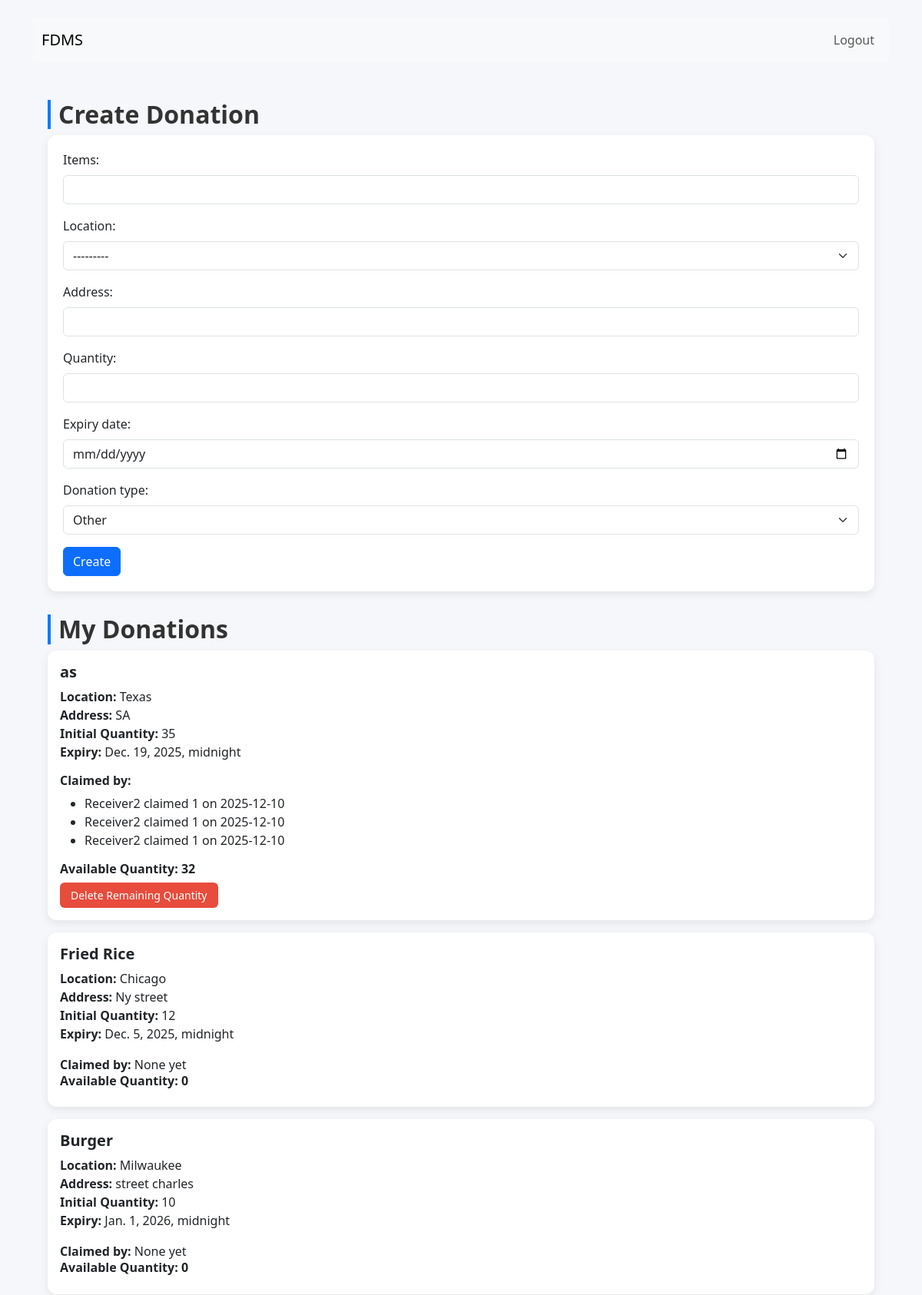
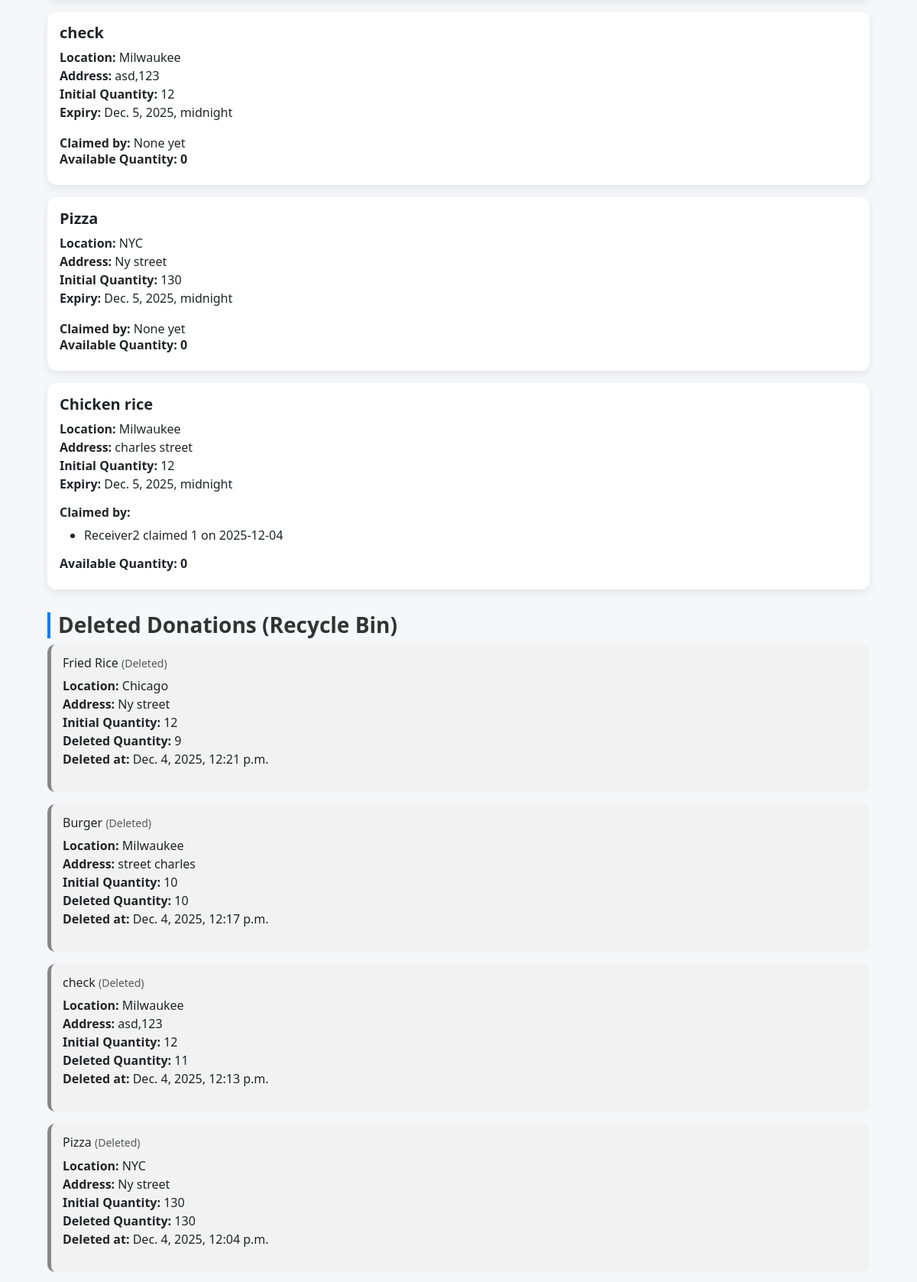
Page /donor/ (signed in, upper part) on the committed database (2 pictures, top to bottom).
### core/models.py (models this page shows, shortened)
class Donation(models.Model):
    STATUS_CHOICES = [
        ("available", "Available"),
        ("claimed", "Claimed"),
    ]
    title = models.CharField(max_length=255)
    location = models.ForeignKey(
        Location,
        null=True,
        blank=True,
        on_delete=models.SET_NULL,
        related_name="donations",
    )
    address = models.CharField(max_length=500, blank=True, null=True)
    initial_quantity = models.PositiveIntegerField()
    available_quantity = models.PositiveIntegerField(blank=True, null=True)
    deleted_quantity = models.PositiveIntegerField(default=0)  # <--- store remaining quantity
    is_deleted = models.BooleanField(default=False)
    deleted_at = models.DateTimeField(null=True, blank=True)
    deleted_by = models.ForeignKey(User, null=True, blank=True, on_delete=models.SET_NULL, related_name='deleted_donations')
    expiry_date = models.DateTimeField(blank=True, null=True)
    donation_type = models.CharField(max_length=50, blank=True, null=True)
    status = models.CharField(max_length=20, choices=STATUS_CHOICES, default="available")
    donor = models.ForeignKey(
        settings.AUTH_USER_MODEL,
        related_name="donations",
        on_delete=models.CASCADE,
        null=True,
        blank=True,
    )
    claimed_by = models.ForeignKey(
        settings.AUTH_USER_MODEL,
        related_name="claimed_donations",
        null=True,
        blank=True,
        on_delete=models.SET_NULL,
    )
    created_at = models.DateTimeField(auto_now_add=True)
    updated_at = models.DateTimeField(auto_now=True)
    is_deleted = models.BooleanField(default=False)
    deleted_at = models.DateTimeField(null=True, blank=True)
    deleted_by = models.ForeignKey(
        settings.AUTH_USER_MODEL,
        null=True,
        blank=True,
        on_delete=models.SET_NULL,
        related_name="deleted_donations",
    )
    deleted_quantity = models.PositiveIntegerField(default=0)
    class Meta:
        ordering = ["-created_at"]
        verbose_name = "Donation"
        verbose_name_plural = "Donations"

class Location(models.Model):
    name = models.CharField(max_length=255, unique=True)
    def __str__(self):
        return self.name

class Claim(models.Model):
    donation = models.ForeignKey(Donation, related_name="claims", on_delete=models.CASCADE)
    claimer = models.ForeignKey(settings.AUTH_USER_MODEL, related_name="claims", on_delete=models.CASCADE)
    quantity = models.PositiveIntegerField()
    created_at = models.DateTimeField(auto_now_add=True)

### core/views.py (the view)
# urls.py: path('donor/', views.donor_dashboard, name='donor_dashboard'),
@login_required
@user_passes_test(is_donor, login_url='/donor/login/')
def donor_dashboard(request):
    user = request.user
    donations_qs = Donation.objects.annotate(
        claimed_qty=Coalesce(Sum('claims__quantity'),0)
    )
    your_donations = (
    donations_qs.filter(donor=user)
    .annotate(
        fully_claimed=Case(
            When(claimed_qty__gte=F('initial_quantity'), then=True),
            default=False,
            output_field=BooleanField()
        )
    )
    .order_by('-created_at')
)
    from django.core.paginator import Paginator
    paginator = Paginator(your_donations, 20)
    page = request.GET.get('page', 1)
    donations = paginator.get_page(page)
    deleted_donations = donations_qs.filter(
        donor=user,
        is_deleted=True
    ).order_by('-deleted_at')
    if request.method == 'POST':
        form = DonationForm(request.POST, user=user)
        if form.is_valid():
            d = form.save(commit=False)
            d.donor = user
            if not getattr(d, 'available_quantity', None):
                d.available_quantity = getattr(d, 'initial_quantity', None) or getattr(d, 'quantity', None)
            d.save()
            messages.success(request, "Donation created.")
            return redirect('donor_dashboard')
        else:
            for field, errs in form.errors.items():
                messages.error(request, f"{field}: {errs.as_text()}")
    else:
        form = DonationForm(user=user)
    today_iso = timezone.now().date().isoformat()
    return render(request, 'donor_dashboard.html', {
        'donations': donations,
        'deleted_items': deleted_donations,
        'form': form,
        'today_iso': today_iso
    })

### core/views.py (called while the page is built)
def is_donor(user):
    return user.groups.filter(name='Donor').exists()

### templates/donor_dashboard.html (shortened to what this page needs)
{% extends 'base.html' %}
{% load tz %}
{% block content %}
<!doctype html>
<html lang="en">
<head>
  <link href="https://cdn.jsdelivr.net/npm/bootstrap@5.3.0/dist/css/bootstrap.min.css" rel="stylesheet">
</head>
<body>
<nav class="navbar navbar-expand-lg navbar-light bg-light">
  <div class="container">
    <a class="navbar-brand" href="/">FDMS</a>
    <div class="collapse navbar-collapse">
      <ul class="navbar-nav ms-auto">
        {% if user.is_authenticated %}
          <li class="nav-item">
            <form method="post" action="/logout/">
              <button class="btn btn-link nav-link">Logout</button>
            </form>
          </li>
        {% else %}
          <li class="nav-item"><a class="nav-link" href="/admin/">Admin</a></li>
        {% endif %}
      </ul>
    </div>
  </div>
</nav>
<div class="container page-container">
    <h2 class="section-title">Create Donation</h2>
    <div class="form-section">
        <form method="post">
            <div class="mb-3">
                <label class="form-label">Items:</label>
                {{ form.title }}
            </div>
            <div class="mb-3">
                <label class="form-label">Location:</label>
                {{ form.location }}
            </div>
            <div class="mb-3">
                <label class="form-label">Address:</label>
                {{ form.address }}
            </div>
            <div class="mb-3">
                <label class="form-label">Quantity:</label>
                {{ form.initial_quantity }}
            </div>
            <div class="mb-3">
                <label class="form-label">Expiry date:</label>
                {{ form.expiry_date }}
            </div>
            <div class="mb-3">
                <label class="form-label">Donation type:</label>
                {{ form.donation_type }}
            </div>
            <button class="btn btn-primary" type="submit">Create</button>
        </form>
    </div>
    <h2 class="section-title">My Donations</h2>
{% for d in donations %}
<div class="card custom-card mb-3">
    <div class="card-body">
        <h5 class="card-title">{{ d.title }}</h5>
        <p>
            <strong>Location:</strong> {{ d.location }}<br>
            <strong>Address:</strong> {{ d.address }}<br>
            <strong>Initial Quantity:</strong> {{ d.initial_quantity }}<br>
            <strong>Expiry:</strong> {{ d.expiry_date }}
        </p>
        {% if d.claims.exists %}
        <h6>Claimed by:</h6>
        <ul>
            {% for claim in d.claims.all %}
                <li>{{ claim.claimer.username }} claimed {{ claim.quantity }} on {{ claim.created_at|date:"Y-m-d" }}</li>
            {% endfor %}
        </ul>
        {% else %}
            <strong>Claimed by:</strong> None yet
        {% endif %}
        {% if d.available_quantity > 0 and not d.is_deleted %}
        <h6>Available Quantity: <span>{{ d.available_quantity }}</span></h6>
        <form method="post" action="{% url 'delete_donation' d.pk %}">
            <button class="delete-btn" onclick="return confirm('Delete the remaining quantity of this donation?');">
                Delete Remaining Quantity
            </button>
        </form>
        {% elif  d.available_quantity < 1%}
            <strong>Available Quantity:</strong> 0 <br>
            <span class="text-muted">Fully claimed</span>
        {% else %}
            <h6>Available Quantity: <span> 0 </span></h6>
        {% endif %}
    </div>
</div>
{% empty %}
<p>You have not added any donations yet.</p>
{% endfor %}
<h3 class="section-title">Deleted Donations (Recycle Bin)</h3>
{% if deleted_items %}
  {% for d in deleted_items %}
    <div class="recycle-card mb-3">
      <h6 class="mb-2">
        {{ d.title }}
        <small class="text-muted">
            {% if d.available_quantity > 0 %}(Deleted){% else %}(deleted){% endif %}
        </small>
      </h6>
      <p>
        <strong>Location:</strong> {{ d.location }}<br>
        <strong>Address:</strong> {{ d.address }}<br>
        <strong>Initial Quantity:</strong> {{ d.initial_quantity }}<br>
        <strong>Deleted Quantity:</strong> {{ d.deleted_quantity }}<br>
        <strong>Deleted at:</strong> {{ d.deleted_at }}
      </p>
    </div>
  {% endfor %}
{% else %}
  <p class="text-muted">No deleted donations.</p>
{% endif %}
</div>
</body>
</html>
{% endblock %}

### templates/donor_dashboard.html (style rules this page uses)
body { background: #f5f7fa; }
.page-container { padding: 20px; }
.custom-card { border-radius: 12px; box-shadow: 0 4px 12px rgba(0,0,0,0.08); border: none; }
.custom-card h5, .custom-card h6 { font-weight: 600; }
.section-title { margin-top: 30px; font-weight: 700; color: #333; border-left: 4px solid #007bff; padding-left: 10px; }
.delete-btn { background: #e74c3c; border: none; padding: 6px 14px; font-size: 14px; border-radius: 6px; color: white; transition: 0.2s ease; }
.form-section { background: white; padding: 20px; border-radius: 12px; box-shadow: 0 4px 12px rgba(0,0,0,0.08); margin-bottom: 25px; }
.recycle-card { background: #f2f2f2; border-radius: 10px; padding: 15px; border-left: 5px solid #888; }

### rows in the picture
Donation: title "as", location "Texas", address "SA", initial_quantity "35", expiry_date "Dec. 19, 2025, midnight", available_quantity "32"
Claim: claimer.username "Receiver2", quantity "1", created_at "2025-12-10"
Claim: claimer.username "Receiver2", quantity "1", created_at "2025-12-10"
Claim: claimer.username "Receiver2", quantity "1", created_at "2025-12-10"
Donation: title "Fried Rice", location "Chicago", address "Ny street", initial_quantity "12", expiry_date "Dec. 5, 2025, midnight", shows "Claimed by:", shows "Available Quantity:", available_quantity "0", deleted_quantity "9", deleted_at "Dec. 4, 2025, 12:21 p.m."
Donation: title "Burger", location "Milwaukee", address "street charles", initial_quantity "10", expiry_date "Jan. 1, 2026, midnight", shows "Claimed by:", shows "Available Quantity:", available_quantity "0", deleted_quantity "10", deleted_at "Dec. 4, 2025, 12:17 p.m."
Donation: title "check", location "Milwaukee", address "asd,123", initial_quantity "12", expiry_date "Dec. 5, 2025, midnight", shows "Claimed by:", shows "Available Quantity:", available_quantity "0", deleted_quantity "11", deleted_at "Dec. 4, 2025, 12:13 p.m."
Donation: title "Pizza", location "NYC", address "Ny street", initial_quantity "130", expiry_date "Dec. 5, 2025, midnight", shows "Claimed by:", shows "Available Quantity:", available_quantity "0", deleted_quantity "130", deleted_at "Dec. 4, 2025, 12:04 p.m."
Donation: title "Chicken rice", location "Milwaukee", address "charles street", initial_quantity "12", expiry_date "Dec. 5, 2025, midnight", shows "Available Quantity:", available_quantity "0"
Claim: claimer.username "Receiver2", quantity "1", created_at "2025-12-04"
